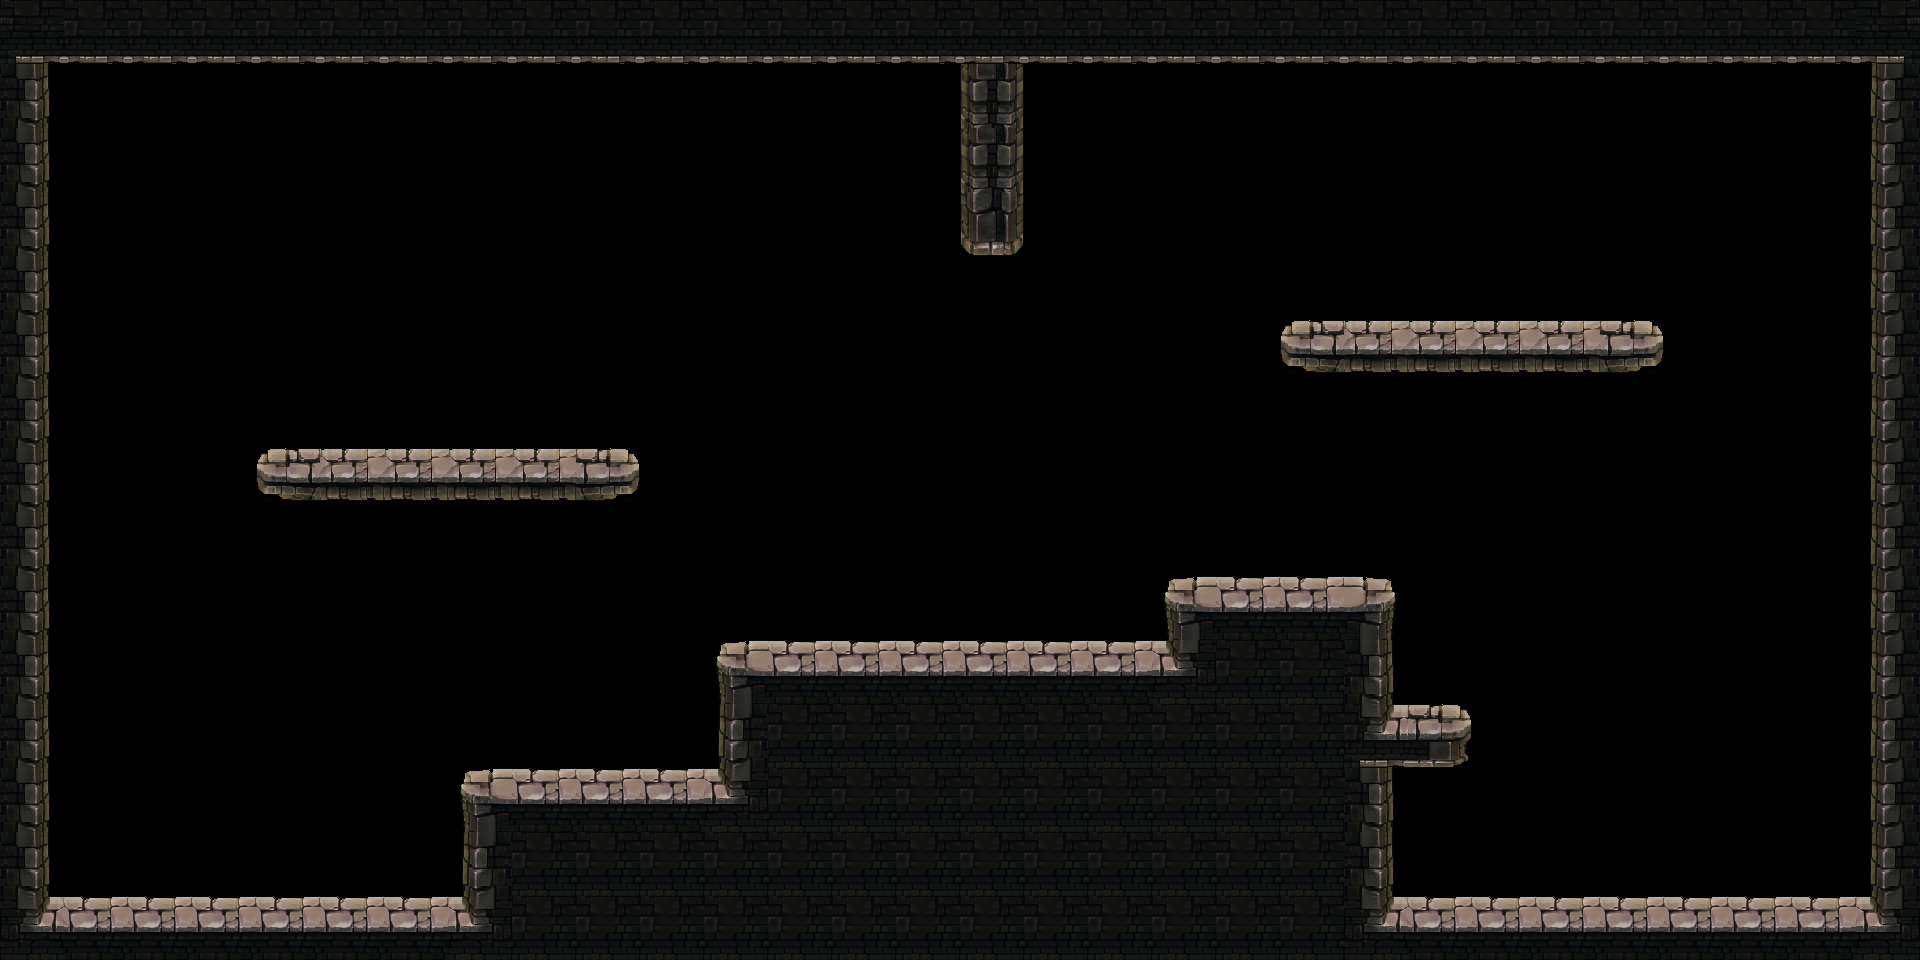

This game map was drawn from its Tiled (.tmx) file and the tilesets committed beside it. A one-line description and the full map source follow:
An orthogonal 30x15 tile map with 64x64 px tiles, 2 tile layers (solido, plataforma).

<map version="1.0" tiledversion="1.0.3" orientation="orthogonal" renderorder="right-down" width="30" height="15" tilewidth="64" tileheight="64" nextobjectid="1">
 <tileset firstgid="1" name="Tileset_oficial_v2" tilewidth="64" tileheight="64" tilecount="288" columns="18">
  <image source="../PNGs/Tileset_oficial_v4.png" width="1152" height="1024" />
 </tileset>
 <layer name="solido" width="30" height="15">
  <data encoding="csv">
146,55,55,55,55,55,55,55,55,55,55,55,55,55,55,55,55,55,55,55,55,55,55,55,55,55,55,55,55,150,
164,0,0,0,0,0,0,0,0,0,0,0,0,0,0,89,0,0,0,0,0,0,0,0,0,0,0,0,0,204,
164,0,0,0,0,0,0,0,0,0,0,0,0,0,0,89,0,0,0,0,0,0,0,0,0,0,0,0,0,222,
164,0,0,0,0,0,0,0,0,0,0,0,0,0,0,125,0,0,0,0,0,0,0,0,0,0,0,0,0,222,
164,0,0,0,0,0,0,0,0,0,0,0,0,0,0,0,0,0,0,0,0,0,0,0,0,0,0,0,0,222,
164,0,0,0,0,0,0,0,0,0,0,0,0,0,0,0,0,0,0,0,0,0,0,0,0,0,0,0,0,222,
164,0,0,0,0,0,0,0,0,0,0,0,0,0,0,0,0,0,0,0,0,0,0,0,0,0,0,0,0,222,
164,0,0,0,0,0,0,0,0,0,0,0,0,0,0,0,0,0,0,0,0,0,0,0,0,0,0,0,0,222,
164,0,0,0,0,0,0,0,0,0,0,0,0,0,0,0,0,0,0,0,0,0,0,0,0,0,0,0,0,222,
164,0,0,0,0,0,0,0,0,0,0,0,0,0,0,0,0,0,60,166,166,61,0,0,0,0,0,0,0,222,
200,0,0,0,0,0,0,0,0,0,0,60,166,166,166,166,166,166,240,179,179,218,0,0,0,0,0,0,0,222,
182,0,0,0,0,0,0,0,0,0,0,168,179,179,179,179,179,179,179,179,179,39,0,0,0,0,0,0,0,222,
200,0,0,0,0,0,0,60,166,166,166,240,179,179,179,179,179,179,179,179,179,218,0,0,0,0,0,0,0,222,
218,0,0,0,0,0,0,168,179,179,179,179,179,179,179,179,179,179,179,179,179,218,0,0,0,0,0,0,0,222,
236,237,237,237,237,237,237,240,179,179,179,179,179,179,179,179,179,179,179,179,179,192,237,237,237,237,237,237,237,240
</data>
 </layer>
 <layer name="plataforma" width="30" height="15">
  <data encoding="csv">
0,0,0,0,0,0,0,0,0,0,0,0,0,0,0,0,0,0,0,0,0,0,0,0,0,0,0,0,0,0,
0,0,0,0,0,0,0,0,0,0,0,0,0,0,0,0,0,0,0,0,0,0,0,0,0,0,0,0,0,0,
0,0,0,0,0,0,0,0,0,0,0,0,0,0,0,0,0,0,0,0,0,0,0,0,0,0,0,0,0,0,
0,0,0,0,0,0,0,0,0,0,0,0,0,0,0,0,0,0,0,0,0,0,0,0,0,0,0,0,0,0,
0,0,0,0,0,0,0,0,0,0,0,0,0,0,0,0,0,0,0,0,0,0,0,0,0,0,0,0,0,0,
0,0,0,0,0,0,0,0,0,0,0,0,0,0,0,0,0,0,0,0,119,120,120,120,120,121,0,0,0,0,
0,0,0,0,0,0,0,0,0,0,0,0,0,0,0,0,0,0,0,0,0,0,0,0,0,0,0,0,0,0,
0,0,0,0,119,120,120,120,120,121,0,0,0,0,0,0,0,0,0,0,0,0,0,0,0,0,0,0,0,0,
0,0,0,0,0,0,0,0,0,0,0,0,0,0,0,0,0,0,0,0,0,0,0,0,0,0,0,0,0,0,
0,0,0,0,0,0,0,0,0,0,0,0,0,0,0,0,0,0,0,0,0,0,0,0,0,0,0,0,0,0,
0,0,0,0,0,0,0,0,0,0,0,0,0,0,0,0,0,0,0,0,0,0,0,0,0,0,0,0,0,0,
0,0,0,0,0,0,0,0,0,0,0,0,0,0,0,0,0,0,0,0,0,0,232,0,0,0,0,0,0,0,
0,0,0,0,0,0,0,0,0,0,0,0,0,0,0,0,0,0,0,0,0,0,0,0,0,0,0,0,0,0,
0,0,0,0,0,0,0,0,0,0,0,0,0,0,0,0,0,0,0,0,0,0,0,0,0,0,0,0,0,0,
0,0,0,0,0,0,0,0,0,0,0,0,0,0,0,0,0,0,0,0,0,0,0,0,0,0,0,0,0,0
</data>
 </layer>
</map>
